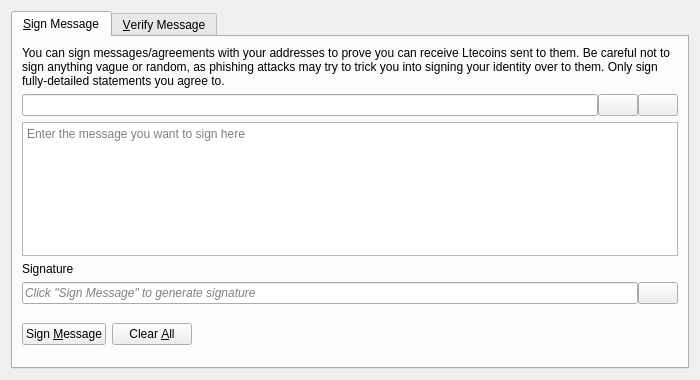
<?xml version="1.0" encoding="UTF-8"?>
<ui version="4.0">
 <class>SignVerifyMessageDialog</class>
 <widget class="QDialog" name="SignVerifyMessageDialog">
  <property name="geometry">
   <rect>
    <x>0</x>
    <y>0</y>
    <width>700</width>
    <height>380</height>
   </rect>
  </property>
  <property name="windowTitle">
   <string>Signatures - Sign / Verify a Message</string>
  </property>
  <property name="modal">
   <bool>true</bool>
  </property>
  <layout class="QVBoxLayout" name="verticalLayout">
   <item>
    <widget class="QTabWidget" name="tabWidget">
     <property name="currentIndex">
      <number>0</number>
     </property>
     <widget class="QWidget" name="tabSignMessage">
      <attribute name="title">
       <string>&amp;Sign Message</string>
      </attribute>
      <layout class="QVBoxLayout" name="verticalLayout_SM">
       <item>
        <widget class="QLabel" name="infoLabel_SM">
         <property name="text">
          <string>You can sign messages/agreements with your addresses to prove you can receive Ltecoins sent to them. Be careful not to sign anything vague or random, as phishing attacks may try to trick you into signing your identity over to them. Only sign fully-detailed statements you agree to.</string>
         </property>
         <property name="textFormat">
          <enum>Qt::PlainText</enum>
         </property>
         <property name="wordWrap">
          <bool>true</bool>
         </property>
        </widget>
       </item>
       <item>
        <layout class="QHBoxLayout" name="horizontalLayout_1_SM">
         <property name="spacing">
          <number>0</number>
         </property>
         <item>
          <widget class="QValidatedLineEdit" name="addressIn_SM">
           <property name="toolTip">
            <string>The Ltecoin address to sign the message with</string>
           </property>
          </widget>
         </item>
         <item>
          <widget class="QPushButton" name="addressBookButton_SM">
           <property name="toolTip">
            <string>Choose previously used address</string>
           </property>
           <property name="text">
            <string/>
           </property>
           <property name="icon">
            <iconset resource="../bitcoin.qrc">
             <normaloff>:/icons/address-book</normaloff>:/icons/address-book</iconset>
           </property>
           <property name="shortcut">
            <string>Alt+A</string>
           </property>
           <property name="autoDefault">
            <bool>false</bool>
           </property>
          </widget>
         </item>
         <item>
          <widget class="QPushButton" name="pasteButton_SM">
           <property name="toolTip">
            <string>Paste address from clipboard</string>
           </property>
           <property name="text">
            <string/>
           </property>
           <property name="icon">
            <iconset resource="../bitcoin.qrc">
             <normaloff>:/icons/editpaste</normaloff>:/icons/editpaste</iconset>
           </property>
           <property name="shortcut">
            <string>Alt+P</string>
           </property>
           <property name="autoDefault">
            <bool>false</bool>
           </property>
          </widget>
         </item>
        </layout>
       </item>
       <item>
        <widget class="QPlainTextEdit" name="messageIn_SM">
         <property name="toolTip">
          <string>Enter the message you want to sign here</string>
         </property>
         <property name="placeholderText">
          <string>Enter the message you want to sign here</string>
         </property>
        </widget>
       </item>
       <item>
        <widget class="QLabel" name="signatureLabel_SM">
         <property name="text">
          <string>Signature</string>
         </property>
         <property name="textFormat">
          <enum>Qt::PlainText</enum>
         </property>
        </widget>
       </item>
       <item>
        <layout class="QHBoxLayout" name="horizontalLayout_2_SM">
         <property name="spacing">
          <number>0</number>
         </property>
         <item>
          <widget class="QLineEdit" name="signatureOut_SM">
           <property name="placeholderText">
            <string>Click "Sign Message" to generate signature</string>
           </property>
           <property name="font">
            <font>
             <italic>true</italic>
            </font>
           </property>
           <property name="readOnly">
            <bool>true</bool>
           </property>
          </widget>
         </item>
         <item>
          <widget class="QPushButton" name="copySignatureButton_SM">
           <property name="toolTip">
            <string>Copy the current signature to the system clipboard</string>
           </property>
           <property name="text">
            <string/>
           </property>
           <property name="icon">
            <iconset resource="../bitcoin.qrc">
             <normaloff>:/icons/editcopy</normaloff>:/icons/editcopy</iconset>
           </property>
           <property name="autoDefault">
            <bool>false</bool>
           </property>
          </widget>
         </item>
        </layout>
       </item>
       <item>
        <layout class="QHBoxLayout" name="horizontalLayout_3_SM">
         <item>
          <widget class="QPushButton" name="signMessageButton_SM">
           <property name="toolTip">
            <string>Sign the message to prove you own this Ltecoin address</string>
           </property>
           <property name="text">
            <string>Sign &amp;Message</string>
           </property>
           <property name="icon">
            <iconset resource="../bitcoin.qrc">
             <normaloff>:/icons/edit</normaloff>:/icons/edit</iconset>
           </property>
           <property name="autoDefault">
            <bool>false</bool>
           </property>
          </widget>
         </item>
         <item>
          <widget class="QPushButton" name="clearButton_SM">
           <property name="toolTip">
            <string>Reset all sign message fields</string>
           </property>
           <property name="text">
            <string>Clear &amp;All</string>
           </property>
           <property name="icon">
            <iconset resource="../bitcoin.qrc">
             <normaloff>:/icons/remove</normaloff>:/icons/remove</iconset>
           </property>
           <property name="autoDefault">
            <bool>false</bool>
           </property>
          </widget>
         </item>
         <item>
          <spacer name="horizontalSpacer_1_SM">
           <property name="orientation">
            <enum>Qt::Horizontal</enum>
           </property>
           <property name="sizeHint" stdset="0">
            <size>
             <width>40</width>
             <height>48</height>
            </size>
           </property>
          </spacer>
         </item>
         <item>
          <widget class="QLabel" name="statusLabel_SM">
           <property name="font">
            <font>
             <weight>75</weight>
             <bold>true</bold>
            </font>
           </property>
           <property name="text">
            <string/>
           </property>
           <property name="wordWrap">
            <bool>true</bool>
           </property>
          </widget>
         </item>
         <item>
          <spacer name="horizontalSpacer_2_SM">
           <property name="orientation">
            <enum>Qt::Horizontal</enum>
           </property>
           <property name="sizeHint" stdset="0">
            <size>
             <width>40</width>
             <height>48</height>
            </size>
           </property>
          </spacer>
         </item>
        </layout>
       </item>
      </layout>
     </widget>
     <widget class="QWidget" name="tabVerifyMessage">
      <attribute name="title">
       <string>&amp;Verify Message</string>
      </attribute>
      <layout class="QVBoxLayout" name="verticalLayout_VM">
       <item>
        <widget class="QLabel" name="infoLabel_VM">
         <property name="text">
          <string>Enter the receiver's address, message (ensure you copy line breaks, spaces, tabs, etc. exactly) and signature below to verify the message. Be careful not to read more into the signature than what is in the signed message itself, to avoid being tricked by a man-in-the-middle attack. Note that this only proves the signing party receives with the address, it cannot prove sendership of any transaction!</string>
         </property>
         <property name="textFormat">
          <enum>Qt::PlainText</enum>
         </property>
         <property name="alignment">
          <set>Qt::AlignLeading|Qt::AlignLeft|Qt::AlignTop</set>
         </property>
         <property name="wordWrap">
          <bool>true</bool>
         </property>
        </widget>
       </item>
       <item>
        <layout class="QHBoxLayout" name="horizontalLayout_1_VM">
         <property name="spacing">
          <number>0</number>
         </property>
         <item>
          <widget class="QValidatedLineEdit" name="addressIn_VM">
           <property name="toolTip">
            <string>The Ltecoin address the message was signed with</string>
           </property>
          </widget>
         </item>
         <item>
          <widget class="QPushButton" name="addressBookButton_VM">
           <property name="toolTip">
            <string>Choose previously used address</string>
           </property>
           <property name="text">
            <string/>
           </property>
           <property name="icon">
            <iconset resource="../bitcoin.qrc">
             <normaloff>:/icons/address-book</normaloff>:/icons/address-book</iconset>
           </property>
           <property name="shortcut">
            <string>Alt+A</string>
           </property>
           <property name="autoDefault">
            <bool>false</bool>
           </property>
          </widget>
         </item>
        </layout>
       </item>
       <item>
        <widget class="QPlainTextEdit" name="messageIn_VM">
          <property name="toolTip">
            <string>The signed message to verify</string>
          </property>
          <property name="placeholderText">
            <string>The signed message to verify</string>
          </property>
        </widget>
       </item>
       <item>
        <widget class="QValidatedLineEdit" name="signatureIn_VM">
          <property name="toolTip">
            <string>The signature given when the message was signed</string>
          </property>
          <property name="placeholderText">
            <string>The signature given when the message was signed</string>
          </property>
        </widget>
       </item>
       <item>
        <layout class="QHBoxLayout" name="horizontalLayout_2_VM">
         <item>
          <widget class="QPushButton" name="verifyMessageButton_VM">
           <property name="toolTip">
            <string>Verify the message to ensure it was signed with the specified Ltecoin address</string>
           </property>
           <property name="text">
            <string>Verify &amp;Message</string>
           </property>
           <property name="icon">
            <iconset resource="../bitcoin.qrc">
             <normaloff>:/icons/transaction_0</normaloff>:/icons/transaction_0</iconset>
           </property>
           <property name="autoDefault">
            <bool>false</bool>
           </property>
          </widget>
         </item>
         <item>
          <widget class="QPushButton" name="clearButton_VM">
           <property name="toolTip">
            <string>Reset all verify message fields</string>
           </property>
           <property name="text">
            <string>Clear &amp;All</string>
           </property>
           <property name="icon">
            <iconset resource="../bitcoin.qrc">
             <normaloff>:/icons/remove</normaloff>:/icons/remove</iconset>
           </property>
           <property name="autoDefault">
            <bool>false</bool>
           </property>
          </widget>
         </item>
         <item>
          <spacer name="horizontalSpacer_1_VM">
           <property name="orientation">
            <enum>Qt::Horizontal</enum>
           </property>
           <property name="sizeHint" stdset="0">
            <size>
             <width>40</width>
             <height>48</height>
            </size>
           </property>
          </spacer>
         </item>
         <item>
          <widget class="QLabel" name="statusLabel_VM">
           <property name="font">
            <font>
             <weight>75</weight>
             <bold>true</bold>
            </font>
           </property>
           <property name="text">
            <string/>
           </property>
           <property name="wordWrap">
            <bool>true</bool>
           </property>
          </widget>
         </item>
         <item>
          <spacer name="horizontalSpacer_2_VM">
           <property name="orientation">
            <enum>Qt::Horizontal</enum>
           </property>
           <property name="sizeHint" stdset="0">
            <size>
             <width>40</width>
             <height>48</height>
            </size>
           </property>
          </spacer>
         </item>
        </layout>
       </item>
      </layout>
     </widget>
    </widget>
   </item>
  </layout>
 </widget>
 <customwidgets>
  <customwidget>
   <class>QValidatedLineEdit</class>
   <extends>QLineEdit</extends>
   <header>qt/qvalidatedlineedit.h</header>
  </customwidget>
 </customwidgets>
 <resources>
  <include location="../bitcoin.qrc"/>
 </resources>
 <connections/>
</ui>
